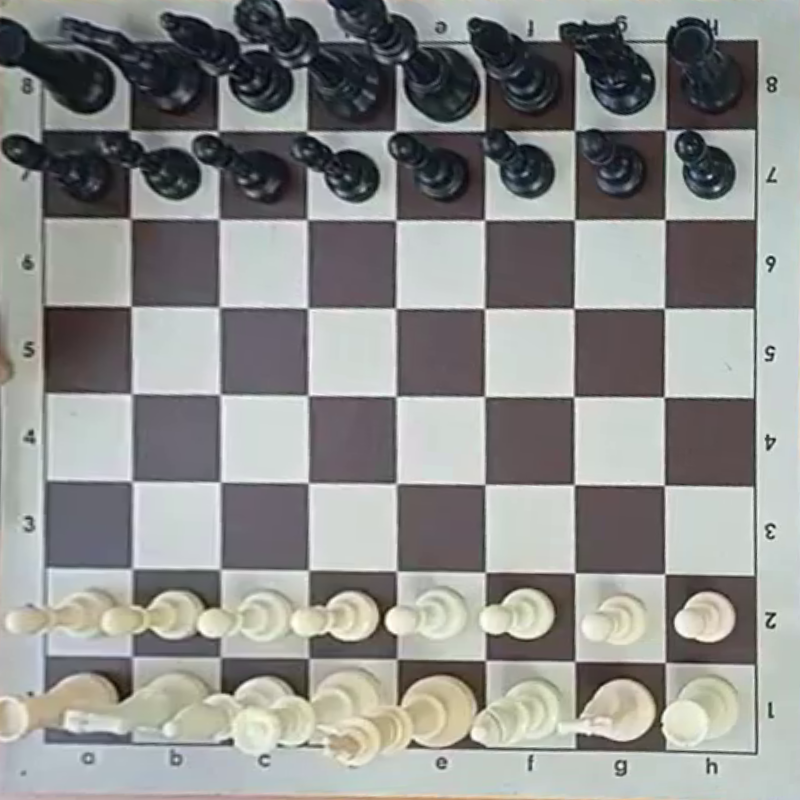
#> input picture debug/frame_0.png, 800 x 800 px
$ python -i board_detector.py   (imports and definitions only)
#> lines starting #> are read from the running program, lines starting #| are printed output that depends on the picture; after the words box and inside, x2 and y2 are one past the last pixel; in counts of white or black regions, pixels touching at a corner belong together
#> further down, picture is the input picture: shape (800, 800, 3); mean B, G, R 140.4, 142.6, 141.9
import cv2
import numpy as np
from typing import Optional, Tuple, Any


def _order_points(pts: np.ndarray) -> np.ndarray:
    """
    Order four points in the order: top-left, top-right, bottom-right, bottom-left.
    """
    rect = np.zeros((4, 2), dtype="float32")
    s = pts.sum(axis=1)
    rect[0] = pts[np.argmin(s)]
    rect[2] = pts[np.argmax(s)]
    diff = np.diff(pts, axis=1)
    rect[1] = pts[np.argmin(diff)]
    rect[3] = pts[np.argmax(diff)]
    return rect


def _is_valid_quad(pts: np.ndarray, min_area_ratio: float = 0.01, frame_area: float = 1.0) -> bool:
    """Check if the quad is valid (unique points, sufficient area)."""
    if pts is None or len(pts) != 4:
        return False
    # Check all points are unique (min distance > 10 pixels)
    for i in range(4):
        for j in range(i + 1, 4):
            dist = np.linalg.norm(pts[i] - pts[j])
            if dist < 10.0:
                return False
    # Check polygon area
    area = cv2.contourArea(pts)
    if area < min_area_ratio * frame_area:
        return False
    return True


class BoardDetector:
    """
    Minimal contour-based board detector with optional manual corner selection fallback.
    detect_board(frame, output_size=(800,800), debug=False, allow_manual=False) -> (warped, ordered_corners, debug_img)
    """

    def __init__(self):
        pass

    def detect_board(
        self,
        frame: Any,
        output_size: Tuple[int, int] = (800, 800),
        debug: bool = False,
        allow_manual: bool = False,
    ) -> Tuple[Optional[np.ndarray], Optional[np.ndarray], Optional[np.ndarray]]:
#> called with output_size = (800, 800), debug = False, allow_manual = False
        if not isinstance(frame, np.ndarray):
            raise TypeError("frame must be a NumPy ndarray (BGR image)")

        # Visualization frame (ensure BGR)
        vis_frame = frame.copy()
        if vis_frame.ndim == 2:
            vis_frame = cv2.cvtColor(vis_frame, cv2.COLOR_GRAY2BGR)

        # Preprocessing: grayscale -> blur -> Canny
        if frame.ndim == 3 and frame.shape[2] == 3:
            gray = cv2.cvtColor(frame, cv2.COLOR_BGR2GRAY)
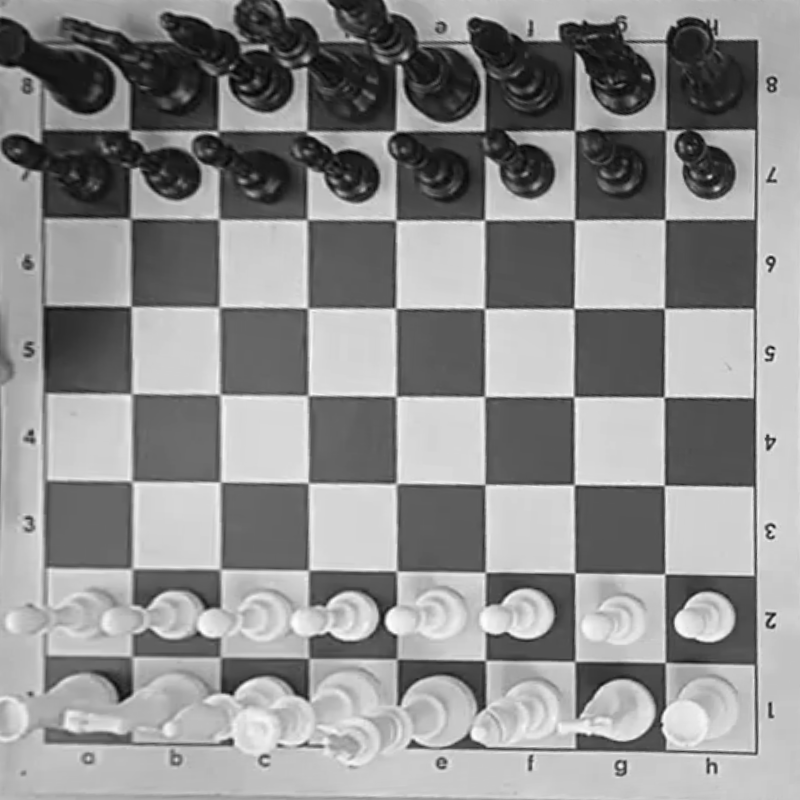
#> gray: shape (800, 800); min 2, max 254, mean 142.1
        else:
            gray = frame.copy()
        gray = cv2.GaussianBlur(gray, (5, 5), 0)
        edges = cv2.Canny(gray, 50, 150)
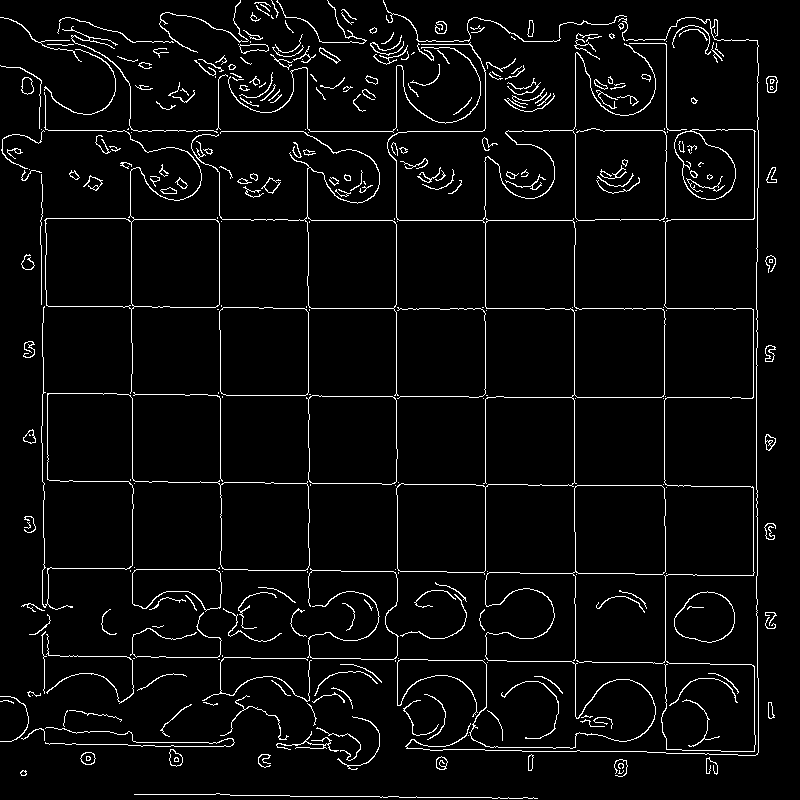
#> edges: shape (800, 800); 4.3% white in thin lines or dots

        contours, _ = cv2.findContours(edges, cv2.RETR_EXTERNAL, cv2.CHAIN_APPROX_SIMPLE)
#> contours = 300 contours, 222 with area under 20; largest, box (x1, y1, x2, y2) and area: (387, 42, 667, 575) 23694, (44, 92, 220, 394) 15282, (397, 485, 666, 749) 8121, (191, 131, 399, 396) 7867, (219, 307, 309, 396) 7697

        debug_img = vis_frame.copy() if debug else None
        if contours and debug_img is not None:
            cv2.drawContours(debug_img, contours, -1, (0, 255, 0), 1)  # all contours green

        # Attempt automatic detection
        board_quad = None
        if contours:
            img_h, img_w = frame.shape[:2]
#> img_h = 800; img_w = 800
            frame_area = float(img_w * img_h)
#> frame_area = 640000
            area_threshold = 0.03 * frame_area
#> area_threshold = 19200

            # collect centroids for all contours
            centroids = {}
            for idx, cnt in enumerate(contours):
                M = cv2.moments(cnt)
                if M.get("m00", 0) != 0:
                    cx = float(M["m10"] / M["m00"])
                    cy = float(M["m01"] / M["m00"])
                    centroids[idx] = (cx, cy)
                else:
                    centroids[idx] = None
#> this loop made 300 passes
#> (cx, cy) on passes 2, 3, 4, 5, 6, 7, 8, 9, 10, 11, 13, 14: (619, 772.7), (23.09, 772.7), (620.4, 765.3), (620.3, 767.8), (712.1, 766.2), (441.1, 762.8), (530, 762.1), (263.1, 759.3), (87.67, 758), (175.1, 758.1), (311.8, 743.3), (31.82, 732.6)
#> cnt on passes 12, 33, 46, 47, 48, 49: [[468, 735]], [[32, 695]], [[487, 662]], [[395, 660], [395, 661]], [[484, 659]], [[218, 659], [219, 659]]
#> after the loop, centroids = 300 items

            # collect all quadrilateral candidates
            quad_candidates = []
            for idx, cnt in enumerate(contours):
                peri = cv2.arcLength(cnt, True)
                approx = cv2.approxPolyDP(cnt, 0.02 * peri, True)
                if len(approx) == 4:
                    area = cv2.contourArea(approx)
                    quad_candidates.append((idx, area, approx.reshape(4, 2).astype("float32")))
#> this loop made 300 passes
#> (peri, area) on passes 109, 112, 122: (355.4, 7353), (354.3, 44.5), (346.6, 7223.5)
#> peri on passes 2 to 7: 18.49, 20.73, 29.56, 105.3, 122.2, 42.38
#> after the loop, quad_candidates = 9 items

            if quad_candidates:
                # For each candidate, count how many other contour centroids lie inside it
                scores = []
                for orig_idx, area, quad in quad_candidates:
                    count_inside = 0
                    contour_pts = quad.reshape(-1, 2).astype(np.float32)
                    for other_idx, centroid in centroids.items():
                        if centroid is None or other_idx == orig_idx:
                            continue
                        pt = (float(centroid[0]), float(centroid[1]))
                        val = cv2.pointPolygonTest(contour_pts, pt, False)
                        if val > 0:
                            count_inside += 1
                    scores.append((orig_idx, area, quad, count_inside))
#> this loop made 9 passes
#> (orig_idx, area, contour_pts) on passes 3 to 5: (108, 7353, [[306, 397], [310, 482], [396, 481], [394, 397]]), (111, 44.5, [[133, 392], [218, 396], [222, 481], [219, 396]]), (121, 7223.5, [[219, 311], [221, 393], [307, 394], [306, 309]])
#> after the loop, scores = 9 items

                # choose candidate with area > threshold and highest count_inside
                filtered = [s for s in scores if s[1] > area_threshold]
#> filtered = []
                if filtered:
                    filtered.sort(key=lambda x: (x[3], x[1]), reverse=True)
                    board_quad = filtered[0][2]
                else:
                    # fallback: best by count_inside then area
                    scores.sort(key=lambda x: (x[3], x[1]), reverse=True)
                    board_quad = scores[0][2]
#> board_quad = [[306, 397], [310, 482], [396, 481], [394, 397]]

                if debug_img is not None:
                    # draw quad candidates in yellow
                    for orig_idx, area, quad in quad_candidates:
                        pts = quad.reshape(-1, 1, 2).astype(int)
                        cv2.polylines(debug_img, [pts], isClosed=True, color=(0, 255, 255), thickness=1)

        # If automatic detection failed and manual is allowed, trigger manual corner selection
        if board_quad is None and allow_manual:
            print("Automatic board detection failed. Please select board corners manually.")
            print("Click corners in order: Top-Left -> Top-Right -> Bottom-Right -> Bottom-Left")
            try:
                from corner_picker import pick_corners_interactive
                manual_corners = pick_corners_interactive(vis_frame)
                if manual_corners is not None:
                    board_quad = manual_corners
            except Exception as e:
                print(f"Manual corner selection failed: {e}")

        if board_quad is None:
            return None, None, debug_img

        rect = _order_points(board_quad)
#> in _order_points, `s = pts.sum(axis=1)`: s = [703, 792, 877, 791]
#> in _order_points, `diff = np.diff(pts, axis=1)`: diff = [91, 172, 85, 3]
#> rect = [[306, 397], [394, 397], [396, 481], [310, 482]]

        # Validate the ordered quad before proceeding
        if not _is_valid_quad(rect, min_area_ratio=0.01, frame_area=frame_area):
            # Ordered quad is degenerate; treat as detection failure
#> in _is_valid_quad, `area = cv2.contourArea(pts)`: area = 7353
            if allow_manual:
                print("Automatic detection produced invalid quad. Please select corners manually.")
                try:
                    from corner_picker import pick_corners_interactive
                    manual_corners = pick_corners_interactive(vis_frame)
                    if manual_corners is not None:
                        rect = manual_corners
                    else:
                        return None, None, debug_img
                except Exception as e:
                    print(f"Manual corner selection failed: {e}")
                    return None, None, debug_img
            else:
                return None, None, debug_img

        dst = np.array([
            [0.0, 0.0],
            [output_size[0] - 1.0, 0.0],
            [output_size[0] - 1.0, output_size[1] - 1.0],
            [0.0, output_size[1] - 1.0],
        ], dtype="float32")

        M = cv2.getPerspectiveTransform(rect, dst)
#> M = [[7.84, -0.369, -2252.6], [-2.91e-15, 8.03, -3188.3], [-0.000119, -0.000225, 1]]
        warped = cv2.warpPerspective(frame, M, output_size)
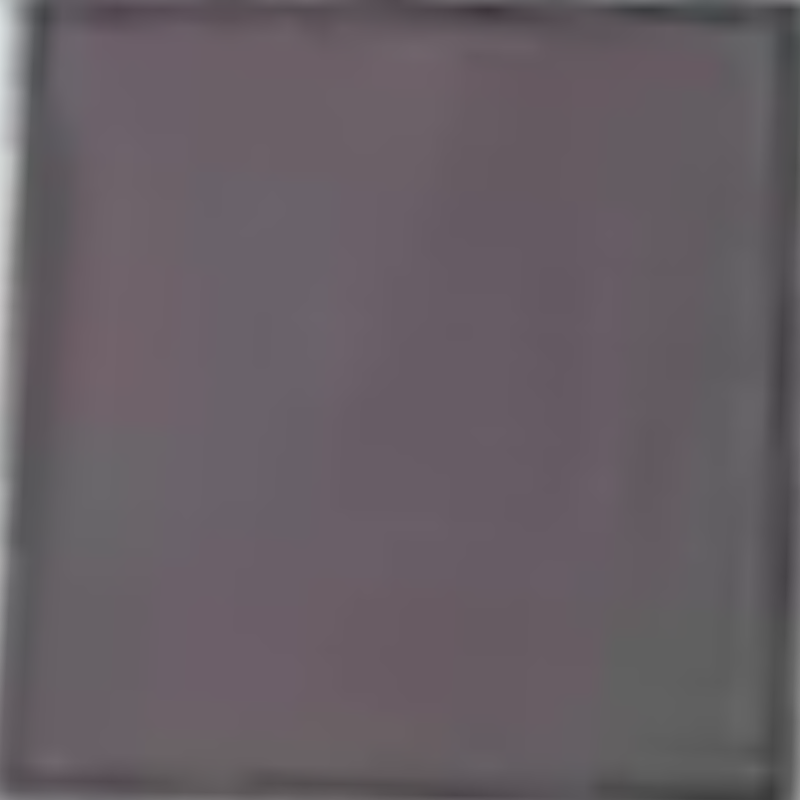
#> warped: shape (800, 800, 3); mean B, G, R 100.7, 94.3, 102.5

        if debug_img is not None:
            # highlight selected contour in blue (thicker)
            pts_best = rect.reshape(-1, 1, 2).astype(int)
            cv2.polylines(debug_img, [pts_best], isClosed=True, color=(255, 0, 0), thickness=3)
            # draw ordered corner points as red dots
            for (x, y) in rect.astype(int):
                cv2.circle(debug_img, (int(x), int(y)), 6, (0, 0, 255), -1)

        return warped, rect, debug_img

>>> import cv2
>>> picture = cv2.imread('../debug/frame_0.png')
>>> result = BoardDetector().detect_board(picture)
